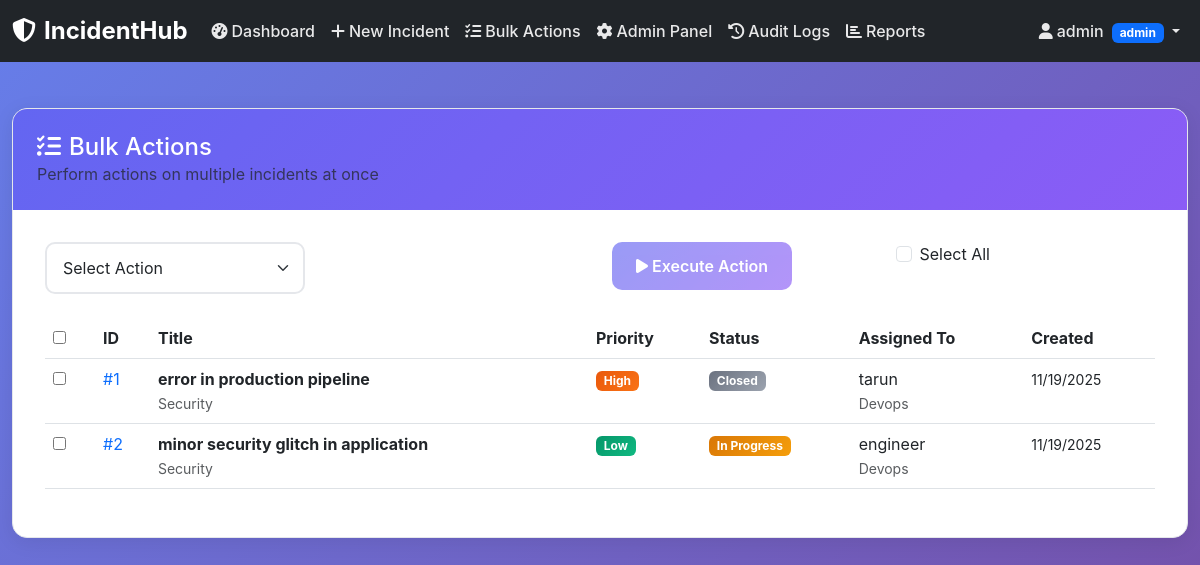
Before: /bulk-actions (signed in) with the older database file.
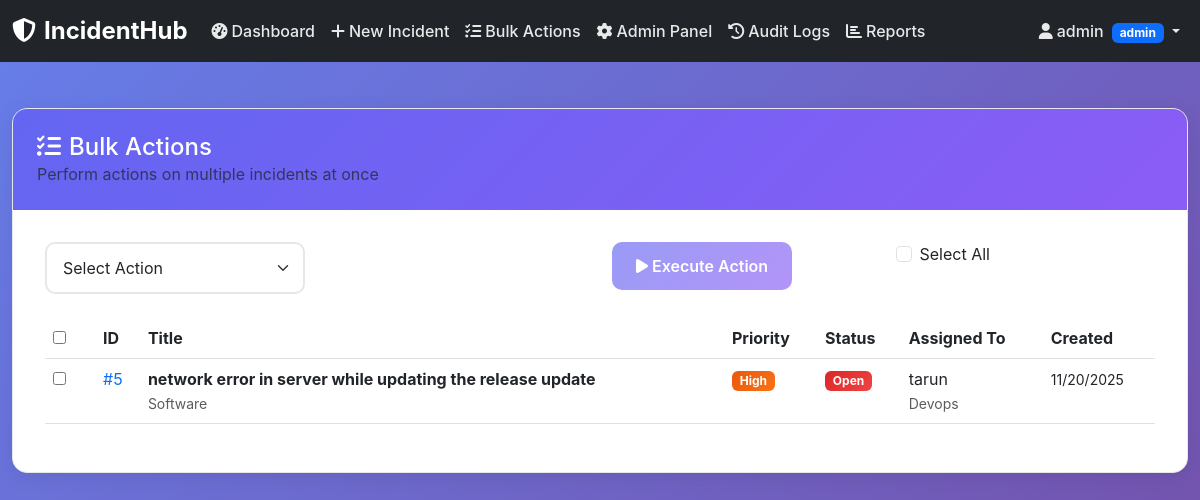
After: the same page with the newer database file.
### app.py (models this page shows, shortened)
class Incident(db.Model):
    id = db.Column(db.Integer, primary_key=True)
    title = db.Column(db.String(200), nullable=False)
    description = db.Column(db.Text, nullable=False)
    priority = db.Column(db.String(20), nullable=False)
    severity = db.Column(db.String(20), nullable=False)
    status = db.Column(db.String(20), nullable=False, default='open')
    category = db.Column(db.String(50), nullable=False)
    created_by = db.Column(db.Integer, db.ForeignKey('user.id'), nullable=False)
    assigned_to = db.Column(db.Integer, db.ForeignKey('user.id'))
    created_at = db.Column(db.DateTime, default=datetime.utcnow)
    updated_at = db.Column(db.DateTime, default=datetime.utcnow, onupdate=datetime.utcnow)
    resolved_at = db.Column(db.DateTime)
    is_deleted = db.Column(db.Boolean, default=False)
    creator = db.relationship('User', foreign_keys=[created_by], backref='created_incidents')
    assignee = db.relationship('User', foreign_keys=[assigned_to], backref='assigned_incidents')

class User(db.Model):
    id = db.Column(db.Integer, primary_key=True)
    username = db.Column(db.String(80), unique=True, nullable=False)
    email = db.Column(db.String(120), unique=True, nullable=False)
    role = db.Column(db.String(20), nullable=False, default='reporter')
    specialization = db.Column(db.String(50))
    password_hash = db.Column(db.String(255), nullable=False)
    created_at = db.Column(db.DateTime, default=datetime.utcnow)
    is_active = db.Column(db.Boolean, default=True)
    permissions = db.Column(db.Text)
    def has_permission(self, action, incident=None):
        permissions = {
            'admin': ['create', 'read', 'update', 'delete', 'assign', 'close', 'bulk_actions', 'user_management'],
            'manager': ['create', 'read', 'update', 'assign', 'close', 'bulk_assign'],
            'engineer': ['read', 'update_assigned', 'work_log'],
            'reporter': ['create', 'read_own', 'upload_attachment']
        }
        if action in permissions.get(self.role, []):
            if action == 'read_own' and incident:
                return incident.created_by == self.id
            if action == 'update_assigned' and incident:
                return incident.assigned_to == self.id
            return True
        return False

### app.py (the view)
@app.route('/bulk-actions')
@login_required
@permission_required('bulk_actions')
def bulk_actions():
    incidents = Incident.query.filter_by(is_deleted=False).all()
    users = User.query.filter_by(role='engineer', is_active=True).all()
    return render_template('bulk_actions.html', incidents=incidents, users=users)

### app.py (called while the page is built)
def login_required(f):
    @wraps(f)
    def decorated_function(*args, **kwargs):
        if 'user_id' not in session:
            return redirect('/login')
        return f(*args, **kwargs)
    return decorated_function

def permission_required(action):
    def decorator(f):
        @wraps(f)
        def decorated_function(*args, **kwargs):
            if 'user_id' not in session:
                return redirect('/login')
            user = User.query.get(session['user_id'])
            if not user or not user.has_permission(action):
                flash('Permission denied', 'error')
                return redirect('/dashboard')
            return f(*args, **kwargs)
        return decorated_function
    return decorator

### templates/bulk_actions.html (shortened to what the changed rows need)
{% extends "base.html" %}
{% block content %}
<div class="container-fluid">
    <div class="content-card fade-in-up">
        <div class="content-body">
            <div class="table-responsive">
                <table class="table table-hover">
                    <thead>
                        <tr>
                            <th width="50">
                                <input type="checkbox" id="masterCheckbox" onchange="toggleSelectAll()">
                            </th>
                            <th>ID</th>
                            <th>Title</th>
                            <th>Priority</th>
                            <th>Status</th>
                            <th>Assigned To</th>
                            <th>Created</th>
                        </tr>
                    </thead>
                    <tbody>
                        {% for incident in incidents %}
                        <tr>
                            <td>
                                <input type="checkbox" class="incident-checkbox" value="{{ incident.id }}" onchange="updateExecuteButton()">
                            </td>
                            <td>
                                <a href="/incident/{{ incident.id }}" class="text-decoration-none">
                                    #{{ incident.id }}
                                </a>
                            </td>
                            <td>
                                <strong>{{ incident.title }}</strong>
                                <br><small class="text-muted">{{ incident.category.title() }}</small>
                            </td>
                            <td>
                                <span class="badge severity-{{ incident.priority }}">
                                    {{ incident.priority.title() }}
                                </span>
                            </td>
                            <td>
                                <span class="badge status-{{ incident.status }}">
                                    {{ incident.status.replace('_', ' ').title() }}
                                </span>
                            </td>
                            <td>
                                {% if incident.assignee %}
                                    {{ incident.assignee.username }}
                                    {% if incident.assignee.specialization %}
                                        <br><small class="text-muted">{{ incident.assignee.specialization.title() }}</small>
                                    {% endif %}
                                {% else %}
                                    <span class="text-muted">Unassigned</span>
                                {% endif %}
                            </td>
                            <td>
                                <small>{{ incident.created_at.strftime('%m/%d/%Y') }}</small>
                            </td>
                        </tr>
                        {% endfor %}
                    </tbody>
                </table>
            </div>
        </div>
    </div>
</div>
{% endblock %}

Changed rows visible on the page:
no longer on this page (row edited): Incident: id "1", title "error in production pipeline", category "Security", priority "High", status.replace "Closed", assignee.username "tarun", assignee.specialization "Devops", created_at "11/19/2025"
no longer on this page (row edited): Incident: id "2", title "minor security glitch in application", category "Security", priority "Low", status.replace "In Progress", assignee.username "engineer", assignee.specialization "Devops", created_at "11/19/2025"
added Incident: id "5", title "network error in server while updating the release update", category "Software", priority "High", status.replace "Open", assignee.username "tarun", assignee.specialization "Devops", created_at "11/20/2025"
